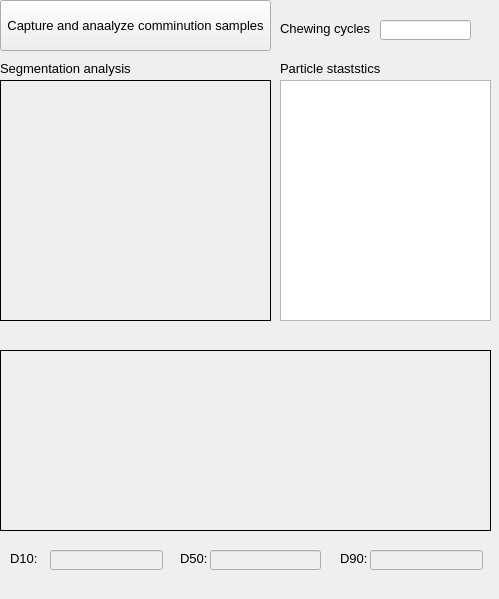
      <widget class="QWidget" name="scrollAreaWidgetContents_2">
       <property name="geometry">
        <rect>
         <x>0</x>
         <y>0</y>
         <width>499</width>
         <height>599</height>
        </rect>
       </property>
       <widget class="QLineEdit" name="lineEdit_5">
        <property name="enabled">
         <bool>false</bool>
        </property>
        <property name="geometry">
         <rect>
          <x>50</x>
          <y>550</y>
          <width>113</width>
          <height>20</height>
         </rect>
        </property>
        <property name="sizePolicy">
         <sizepolicy hsizetype="Expanding" vsizetype="Expanding">
          <horstretch>2</horstretch>
          <verstretch>2</verstretch>
         </sizepolicy>
        </property>
        <property name="font">
         <font>
          <pointsize>10</pointsize>
         </font>
        </property>
       </widget>
       <widget class="QLabel" name="label_12">
        <property name="geometry">
         <rect>
          <x>180</x>
          <y>550</y>
          <width>31</width>
          <height>16</height>
         </rect>
        </property>
        <property name="sizePolicy">
         <sizepolicy hsizetype="Expanding" vsizetype="Expanding">
          <horstretch>2</horstretch>
          <verstretch>2</verstretch>
         </sizepolicy>
        </property>
        <property name="font">
         <font>
          <pointsize>10</pointsize>
         </font>
        </property>
        <property name="text">
         <string>D50:</string>
        </property>
       </widget>
       <widget class="QLabel" name="label_8">
        <property name="geometry">
         <rect>
          <x>0</x>
          <y>350</y>
          <width>491</width>
          <height>181</height>
         </rect>
        </property>
        <property name="sizePolicy">
         <sizepolicy hsizetype="Expanding" vsizetype="Expanding">
          <horstretch>2</horstretch>
          <verstretch>2</verstretch>
         </sizepolicy>
        </property>
        <property name="font">
         <font>
          <pointsize>10</pointsize>
         </font>
        </property>
        <property name="frameShape">
         <enum>QFrame::Box</enum>
        </property>
        <property name="text">
         <string/>
        </property>
       </widget>
       <widget class="QLabel" name="label_6">
        <property name="geometry">
         <rect>
          <x>280</x>
          <y>20</y>
          <width>91</width>
          <height>16</height>
         </rect>
        </property>
        <property name="sizePolicy">
         <sizepolicy hsizetype="Expanding" vsizetype="Expanding">
          <horstretch>2</horstretch>
          <verstretch>2</verstretch>
         </sizepolicy>
        </property>
        <property name="font">
         <font>
          <pointsize>10</pointsize>
         </font>
        </property>
        <property name="text">
         <string>Chewing cycles:</string>
        </property>
       </widget>
       <widget class="QListWidget" name="listWidget">
        <property name="geometry">
         <rect>
          <x>280</x>
          <y>80</y>
          <width>211</width>
          <height>241</height>
         </rect>
        </property>
        <property name="sizePolicy">
         <sizepolicy hsizetype="Expanding" vsizetype="Expanding">
          <horstretch>2</horstretch>
          <verstretch>2</verstretch>
         </sizepolicy>
        </property>
        <property name="font">
         <font>
          <pointsize>10</pointsize>
         </font>
        </property>
       </widget>
       <widget class="QLabel" name="label_13">
        <property name="geometry">
         <rect>
          <x>340</x>
          <y>550</y>
          <width>31</width>
          <height>16</height>
         </rect>
        </property>
        <property name="sizePolicy">
         <sizepolicy hsizetype="Expanding" vsizetype="Expanding">
          <horstretch>2</horstretch>
          <verstretch>2</verstretch>
         </sizepolicy>
        </property>
        <property name="font">
         <font>
          <pointsize>10</pointsize>
         </font>
        </property>
        <property name="text">
         <string>D90:</string>
        </property>
       </widget>
       <widget class="QLabel" name="label_9">
        <property name="geometry">
         <rect>
          <x>0</x>
          <y>60</y>
          <width>271</width>
          <height>16</height>
         </rect>
        </property>
        <property name="sizePolicy">
         <sizepolicy hsizetype="Expanding" vsizetype="Expanding">
          <horstretch>2</horstretch>
          <verstretch>2</verstretch>
         </sizepolicy>
        </property>
        <property name="font">
         <font>
          <pointsize>10</pointsize>
         </font>
        </property>
        <property name="text">
         <string>Segmentation analysis</string>
        </property>
       </widget>
       <widget class="QLabel" name="comminution_segment_pb">
        <property name="geometry">
         <rect>
          <x>0</x>
          <y>80</y>
          <width>271</width>
          <height>241</height>
         </rect>
        </property>
        <property name="sizePolicy">
         <sizepolicy hsizetype="Expanding" vsizetype="Expanding">
          <horstretch>2</horstretch>
          <verstretch>2</verstretch>
         </sizepolicy>
        </property>
        <property name="font">
         <font>
          <pointsize>10</pointsize>
         </font>
        </property>
        <property name="frameShape">
         <enum>QFrame::Panel</enum>
        </property>
        <property name="text">
         <string/>
        </property>
       </widget>
       <widget class="QPushButton" name="analyze_comminution_btn">
        <property name="geometry">
         <rect>
          <x>0</x>
          <y>0</y>
          <width>271</width>
          <height>51</height>
         </rect>
        </property>
        <property name="sizePolicy">
         <sizepolicy hsizetype="Expanding" vsizetype="Expanding">
          <horstretch>2</horstretch>
          <verstretch>2</verstretch>
         </sizepolicy>
        </property>
        <property name="font">
         <font>
          <pointsize>10</pointsize>
         </font>
        </property>
        <property name="text">
         <string>Capture and anaalyze comminution samples</string>
        </property>
       </widget>
       <widget class="QLabel" name="label_11">
        <property name="geometry">
         <rect>
          <x>10</x>
          <y>550</y>
          <width>31</width>
          <height>16</height>
         </rect>
        </property>
        <property name="sizePolicy">
         <sizepolicy hsizetype="Expanding" vsizetype="Expanding">
          <horstretch>2</horstretch>
          <verstretch>2</verstretch>
         </sizepolicy>
        </property>
        <property name="font">
         <font>
          <pointsize>10</pointsize>
         </font>
        </property>
        <property name="text">
         <string>D10:</string>
        </property>
       </widget>
       <widget class="QLabel" name="label_10">
        <property name="geometry">
         <rect>
          <x>280</x>
          <y>60</y>
          <width>121</width>
          <height>16</height>
         </rect>
        </property>
        <property name="sizePolicy">
         <sizepolicy hsizetype="Expanding" vsizetype="Expanding">
          <horstretch>2</horstretch>
          <verstretch>2</verstretch>
         </sizepolicy>
        </property>
        <property name="font">
         <font>
          <pointsize>10</pointsize>
         </font>
        </property>
        <property name="text">
         <string>Particle staststics</string>
        </property>
       </widget>
       <widget class="QLineEdit" name="lineEdit_7">
        <property name="enabled">
         <bool>false</bool>
        </property>
        <property name="geometry">
         <rect>
          <x>370</x>
          <y>550</y>
          <width>113</width>
          <height>20</height>
         </rect>
        </property>
        <property name="sizePolicy">
         <sizepolicy hsizetype="Expanding" vsizetype="Expanding">
          <horstretch>2</horstretch>
          <verstretch>2</verstretch>
         </sizepolicy>
        </property>
        <property name="font">
         <font>
          <pointsize>10</pointsize>
         </font>
        </property>
       </widget>
       <widget class="QLineEdit" name="lineEdit_3">
        <property name="geometry">
         <rect>
          <x>380</x>
          <y>20</y>
          <width>91</width>
          <height>20</height>
         </rect>
        </property>
        <property name="sizePolicy">
         <sizepolicy hsizetype="Expanding" vsizetype="Expanding">
          <horstretch>2</horstretch>
          <verstretch>2</verstretch>
         </sizepolicy>
        </property>
        <property name="font">
         <font>
          <pointsize>10</pointsize>
         </font>
        </property>
       </widget>
       <widget class="QLineEdit" name="lineEdit_6">
        <property name="enabled">
         <bool>false</bool>
        </property>
        <property name="geometry">
         <rect>
          <x>210</x>
          <y>550</y>
          <width>111</width>
          <height>20</height>
         </rect>
        </property>
        <property name="sizePolicy">
         <sizepolicy hsizetype="Expanding" vsizetype="Expanding">
          <horstretch>2</horstretch>
          <verstretch>2</verstretch>
         </sizepolicy>
        </property>
        <property name="font">
         <font>
          <pointsize>10</pointsize>
         </font>
        </property>
       </widget>
      </widget>
